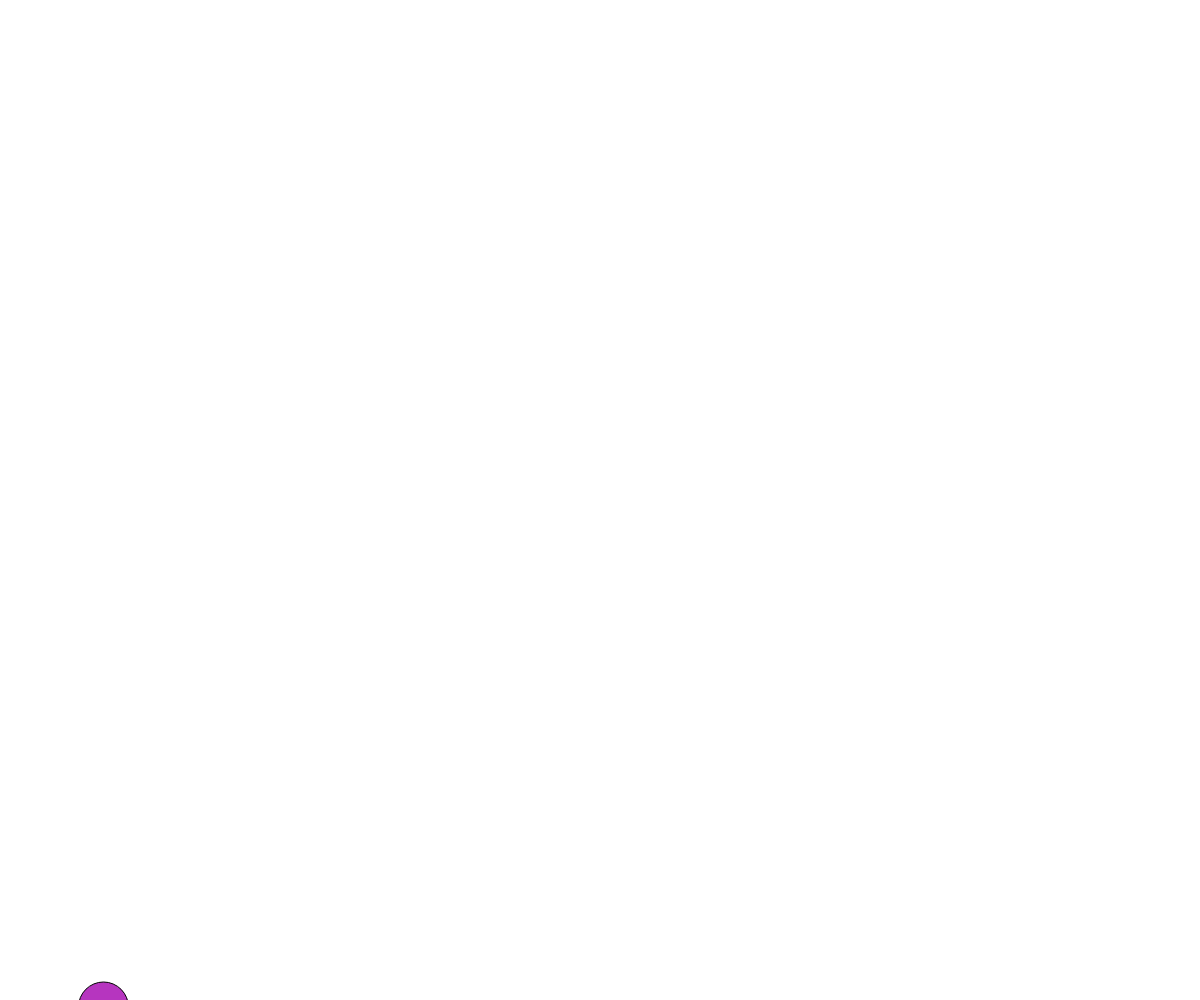
Frame 1 (no input)
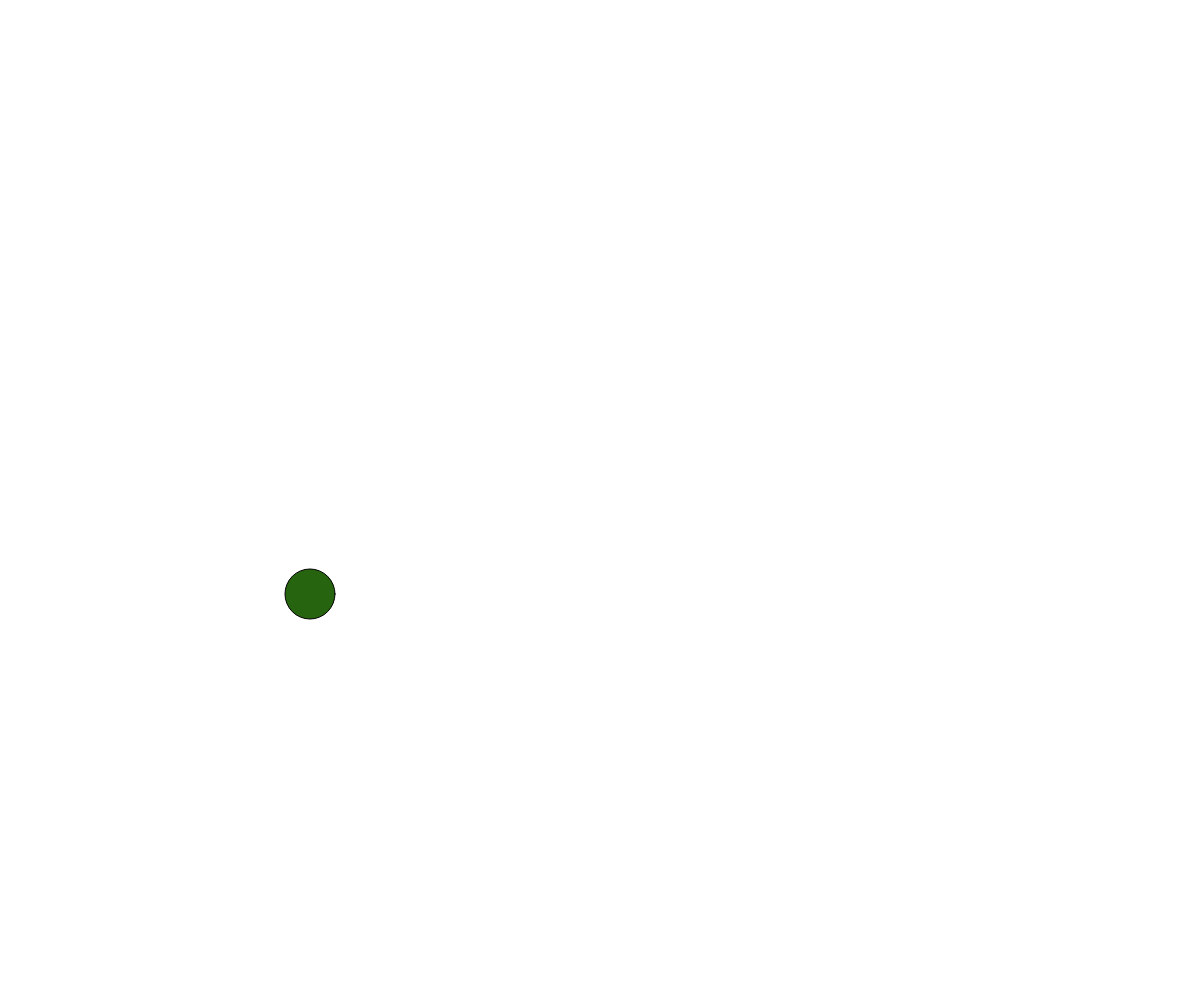
Frame 60 (no input)
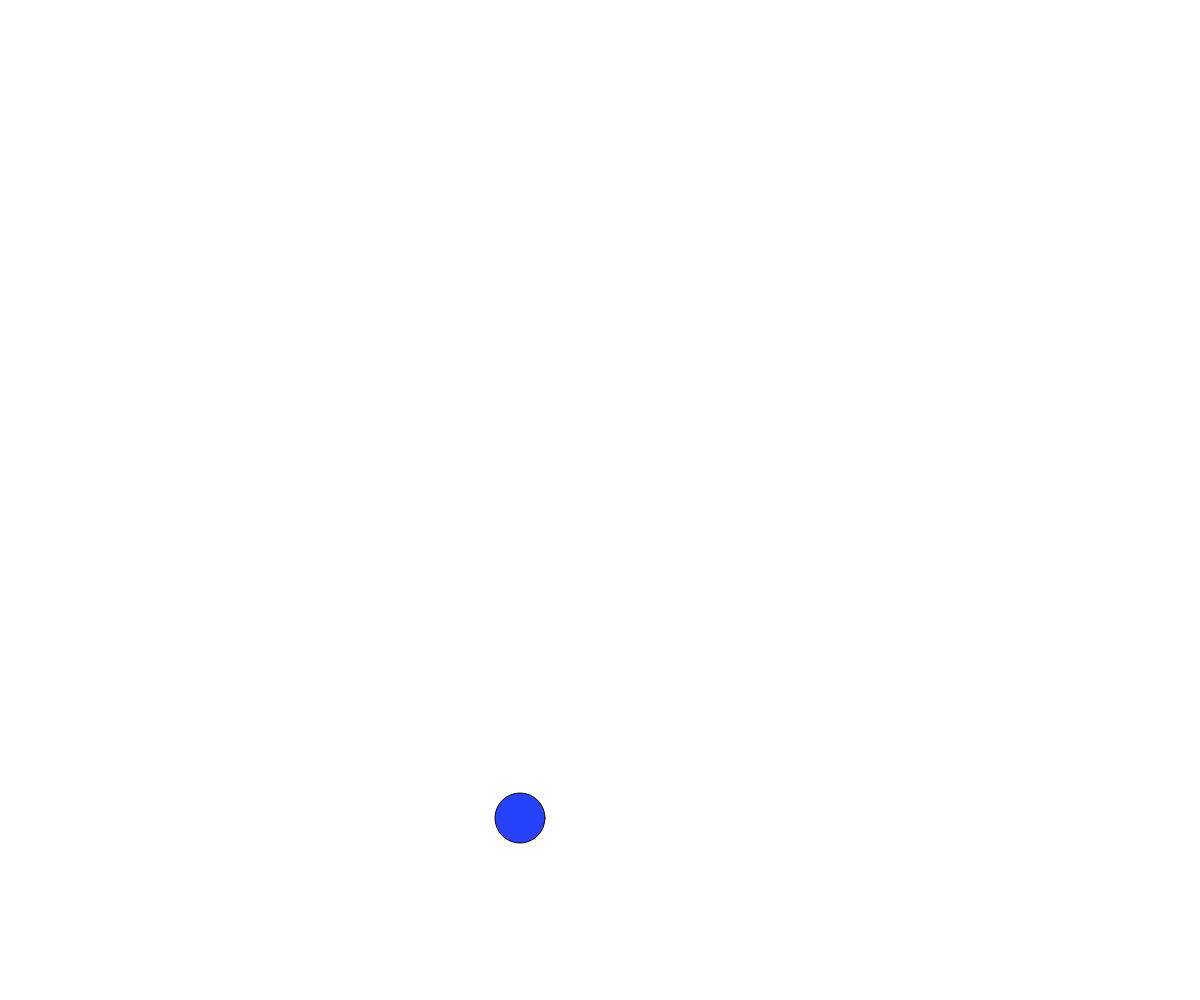
Frame 120 (the mouse pressed at the canvas centre since frame 60)

The p5.js sketch that drew these frames (run headless with seeded random() and noise() and a simulated clock; from frame 60 on, the mouse is pressed at the canvas centre):

// p5.js sketch
// ── sketch.js
// Project Title
// Your Name
// Date
//
// Extra for Experts:
// - describe what you did to take this project "above and beyond"

function setup() {
  createCanvas(windowWidth, windowHeight);

  x = 100
  dx = 3.5
  y = windowHeight;
  dy = dx*2;
}

let x;
let dx;
let y;
let dy;
let circleWidth;

function draw() {
  background(255)

  x += dx;
  y += dy;
  circleWidth = 50;

  if (x > width - circleWidth || x < 0){
    dx = dx * -1;
  }

  if (y < windowHeight/2 || y > windowHeight){
    dy = dy * -1
  }

  fill(random(255),random(255),random(255));
  ellipse(x, y, circleWidth);
}
